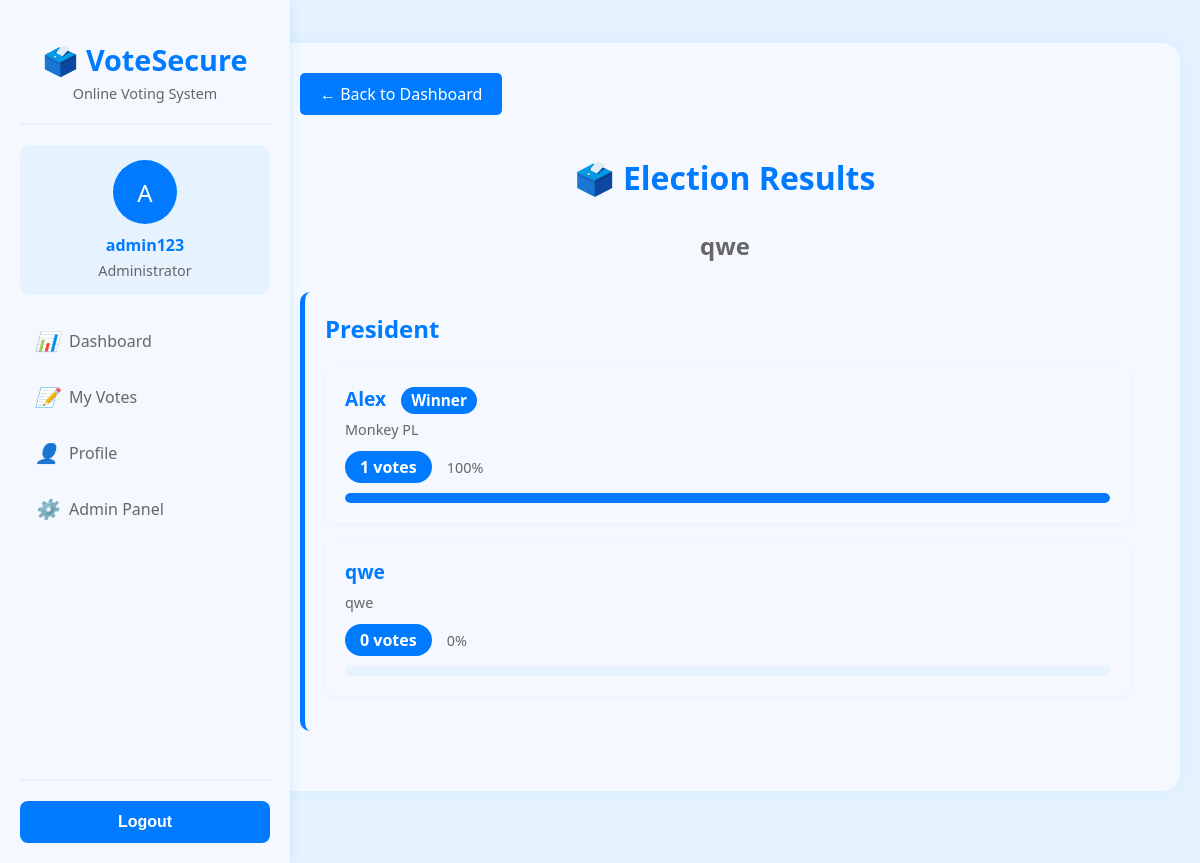
The app's page /view_results.php?election_id=12 (signed in) with its own data.
### tables this page shows
CREATE TABLE `users` (
  `id` int(11) NOT NULL,
  `username` varchar(50) NOT NULL,
  `email` varchar(100) NOT NULL,
  `password` varchar(255) NOT NULL,
  `full_name` varchar(100) NOT NULL,
  `phone` varchar(20) DEFAULT NULL,
  `address` text DEFAULT NULL,
  `date_of_birth` date DEFAULT NULL,
  `voter_id` varchar(20) NOT NULL,
  `is_verified` tinyint(1) DEFAULT 0,
  `is_admin` tinyint(1) DEFAULT 0,
  `created_at` timestamp NOT NULL DEFAULT current_timestamp(),
  `updated_at` timestamp NOT NULL DEFAULT current_timestamp() ON UPDATE current_timestamp(),
  `verification_token` varchar(64) DEFAULT NULL,
  `password_reset_token` varchar(64) DEFAULT NULL,
  `password_reset_expires` datetime DEFAULT NULL,
  `otp_code` varchar(10) DEFAULT NULL,
  `otp_expires` datetime DEFAULT NULL
);

CREATE TABLE `elections` (
  `id` int(11) NOT NULL,
  `title` varchar(200) NOT NULL,
  `description` text DEFAULT NULL,
  `start_date` datetime NOT NULL,
  `end_date` datetime NOT NULL,
  `status` enum('upcoming','active','completed') DEFAULT 'upcoming',
  `created_by` int(11) DEFAULT NULL,
  `created_at` timestamp NOT NULL DEFAULT current_timestamp(),
  `updated_at` timestamp NOT NULL DEFAULT current_timestamp() ON UPDATE current_timestamp()
);

CREATE TABLE `candidates` (
  `id` int(11) NOT NULL,
  `election_id` int(11) NOT NULL,
  `name` varchar(100) NOT NULL,
  `party` varchar(100) DEFAULT NULL,
  `biography` text DEFAULT NULL,
  `photo` varchar(255) DEFAULT NULL,
  `manifesto` text DEFAULT NULL,
  `position` int(11) DEFAULT 0,
  `created_at` timestamp NOT NULL DEFAULT current_timestamp(),
  `updated_at` timestamp NOT NULL DEFAULT current_timestamp() ON UPDATE current_timestamp()
);

### view_results.php (the view, shortened to what this page needs)
<?php
$election_id = $_GET['election_id'] ?? null;
$database = new Database();
$db = $database->getConnection();
$positions = [
    1 => 'President',
    2 => 'Vice President',
    3 => 'Secretary',
    4 => '1st Year Representative',
    5 => '2nd Year Representative',
    6 => '3rd Year Representative',
    7 => '4th Year Representative'
];
$stmt = $db->prepare('SELECT * FROM elections WHERE id = ?');
$stmt->execute([$election_id]);
$election = $stmt->fetch();
$stmt = $db->prepare('
    SELECT
        c.id,
        c.name,
        c.party,
        c.position,
        COUNT(v.id) as vote_count,
        (SELECT COUNT(*) FROM votes WHERE election_id = ?) as total_votes
    FROM candidates c
    LEFT JOIN votes v ON c.id = v.candidate_id
    WHERE c.election_id = ?
    GROUP BY c.id
    ORDER BY c.position, vote_count DESC
');
$stmt->execute([$election_id, $election_id]);
$results = $stmt->fetchAll();
$results_by_position = [];
foreach ($results as $result) {
    $results_by_position[$result['position']][] = $result;
}
?>
<!DOCTYPE html>
<html lang="en">
<head>
</head>
<body>
    <?php include 'sidebar.php'; ?>
    <div class="content-wrapper">
        <div class="results-container">
            <a href="dashboard.php" class="back-btn">← Back to Dashboard</a>
            <h1 style="text-align: center; color: #007bff; margin-bottom: 30px;">🗳️ Election Results</h1>
            <h2 style="text-align: center; color: #666; margin-bottom: 30px;"><?php echo htmlspecialchars($election['title']); ?></h2>
            <?php foreach ($positions as $pos_id => $pos_name): ?>
                <?php if (isset($results_by_position[$pos_id])): ?>
                    <div class="position-section">
                        <div class="position-title"><?php echo htmlspecialchars($pos_name); ?></div>
                        <?php
                        $position_results = $results_by_position[$pos_id];
                        $max_votes = max(array_column($position_results, 'vote_count'));
                        foreach ($position_results as $result):
                            $percentage = $result['total_votes'] > 0 ?
                                round(($result['vote_count'] / $result['total_votes']) * 100, 1) : 0;
                        ?>
                            <div class="result-card">
                                <div class="candidate-name">
                                    <?php echo htmlspecialchars($result['name']); ?>
                                    <?php if ($result['vote_count'] == $max_votes && $result['vote_count'] > 0): ?>
                                        <span class="winner">Winner</span>
                                    <?php endif; ?>
                                </div>
                                <div class="candidate-party"><?php echo htmlspecialchars($result['party']); ?></div>
                                <div class="vote-info">
                                    <span class="vote-count"><?php echo $result['vote_count']; ?> votes</span>
                                    <span class="vote-percentage"><?php echo $percentage; ?>%</span>
                                </div>
                                <div class="progress-bar">
                                    <div class="progress-fill" style="width: <?php echo $percentage; ?>%"></div>
                                </div>
                            </div>
                        <?php endforeach; ?>
                    </div>
                <?php endif; ?>
            <?php endforeach; ?>
        </div>
    </div>
</body>
</html>

### sidebar.php (shortened to what this page needs)
<?php
$current_page = basename($_SERVER['PHP_SELF']);
$user_id = $_SESSION['user_id'] ?? null;
$user_info = null;
if ($user_id) {
    $database = new Database();
    $db = $database->getConnection();
    $stmt = $db->prepare('SELECT * FROM users WHERE id = ?');
    $stmt->execute([$user_id]);
    $user_info = $stmt->fetch();
}
?>
<?php if ($user_id): ?>
    <button class="menu-toggle" onclick="toggleSidebar()">☰</button>
    <div class="sidebar">
        <div class="sidebar-logo">
            <h1>🗳️ VoteSecure</h1>
            <p>Online Voting System</p>
        </div>
        <div class="user-info">
            <div class="user-avatar">
                <?php echo strtoupper(substr($user_info['username'], 0, 1)); ?>
            </div>
            <div class="user-name"><?php echo htmlspecialchars($user_info['username']); ?></div>
            <div class="user-role"><?php echo $user_info['is_admin'] ? 'Administrator' : 'Voter'; ?></div>
        </div>
        <div class="sidebar-menu">
            <a href="dashboard.php" class="menu-item <?php echo $current_page === 'dashboard.php' ? 'active' : ''; ?>">
                <i>📊</i> Dashboard
            </a>
            <a href="#" class="menu-item <?php echo $current_page === 'my_votes.php' ? 'active' : ''; ?>">
                <i>📝</i> My Votes
            </a>
            <a href="#" class="menu-item <?php echo $current_page === 'profile.php' ? 'active' : ''; ?>">
                <i>👤</i> Profile
            </a>
            <?php if ($user_info['is_admin']): ?>
                <a href="admin_dashboard.php" class="menu-item">
                    <i>⚙️</i> Admin Panel
                </a>
            <?php endif; ?>
        </div>
        <div class="sidebar-footer">
            <form method="post" action="logout.php">
                <button type="submit" class="logout-btn">Logout</button>
            </form>
        </div>
    </div>
<?php endif; ?>

### view_results.php (style rules this page uses)
body { font-family: 'Segoe UI', Tahoma, Geneva, Verdana, sans-serif; background: #e6f3ff; margin: 0; padding: 0; min-height: 100vh; }
.results-container { max-width: 1200px; margin: 0 auto; background: #f5f9ff; padding: 30px; border-radius: 18px; box-shadow: 0 0 20px rgba(0, 123, 255, 0.08); position: relative; }
.position-section { margin-bottom: 30px; padding: 20px; background: #f5f9ff; border-radius: 10px; border-left: 5px solid #007bff; }
.position-title { color: #007bff; font-size: 1.5em; margin-bottom: 20px; font-weight: 600; }
.result-card { background: #f5f9ff; padding: 20px; margin-bottom: 15px; border-radius: 10px; box-shadow: 0 2px 8px rgba(0, 123, 255, 0.05); }
.candidate-name { font-size: 1.2em; font-weight: 600; color: #007bff; margin-bottom: 8px; }
.candidate-party { color: #666; font-size: 0.9em; margin-bottom: 12px; }
.vote-info { display: flex; align-items: center; gap: 15px; margin-top: 10px; }
.vote-count { background: #007bff; color: white; padding: 5px 15px; border-radius: 20px; font-weight: 600; }
.vote-percentage { color: #666; font-size: 0.9em; }
.progress-bar { height: 10px; background: #e6f3ff; border-radius: 5px; margin-top: 10px; overflow: hidden; }
.progress-fill { height: 100%; background: #007bff; border-radius: 5px; transition: width 0.3s ease; }
.back-btn { display: inline-block; padding: 10px 20px; background: #007bff; color: white; text-decoration: none; border-radius: 5px; margin-bottom: 20px; }
.winner { background: #007bff; color: white; padding: 3px 10px; border-radius: 15px; font-size: 0.8em; margin-left: 10px; }

### sidebar.php (style rules this page uses)
.sidebar { position: fixed; left: 0; top: 0; bottom: 0; width: 250px; background: #f5f9ff; box-shadow: 2px 0 10px rgba(0, 123, 255, 0.1); padding: 20px; display: flex; flex-direction: column; z-index: 1000; }
.sidebar-logo { text-align: center; padding: 20px 0; border-bottom: 2px solid #e6f3ff; margin-bottom: 20px; }
.sidebar-logo h1 { color: #007bff; font-size: 1.8em; margin: 0; font-weight: 700; }
.sidebar-logo p { color: #666; font-size: 0.9em; margin: 5px 0 0; }
.user-info { text-align: center; padding: 15px; background: #e6f3ff; border-radius: 10px; margin-bottom: 20px; }
.user-avatar { width: 64px; height: 64px; border-radius: 50%; background: #007bff; color: white; display: flex; align-items: center; justify-content: center; font-size: 24px; margin: 0 auto 10px; }
.user-name { font-weight: 600; color: #007bff; margin-bottom: 5px; }
.user-role { color: #666; font-size: 0.9em; }
.sidebar-menu { flex-grow: 1; }
.menu-item { display: flex; align-items: center; padding: 12px 15px; color: #666; text-decoration: none; border-radius: 8px; margin-bottom: 5px; transition: all 0.3s ease; }
.menu-item i { margin-right: 10px; font-size: 1.2em; }
.sidebar-footer { padding-top: 20px; border-top: 2px solid #e6f3ff; }
.logout-btn { width: 100%; padding: 12px; background: #007bff; color: white; border: none; border-radius: 8px; font-size: 1em; font-weight: 600; cursor: pointer; transition: all 0.3s ease; }
.content-wrapper { margin-left: 250px; padding: 20px; min-height: 100vh; }

### records on screen
users: username "A", username "admin123"
elections: title "qwe"
candidates: name "Alex", shows "Winner", party "Monkey PL", vote_count "1", percentage "100"
candidates: name "qwe", party "qwe", vote_count "0", percentage "0"

### other values on screen
$pos_name "President"
